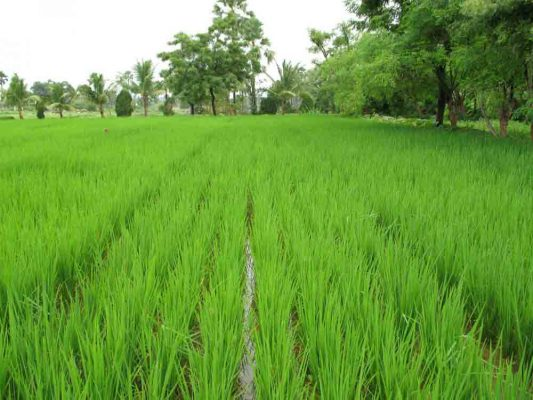
#> input picture paddy.jpg, 533 x 400 px
$ python radiometric.py
#> lines starting #> are read from the running program, lines starting #| are printed output that depends on the picture; after the words box and inside, x2 and y2 are one past the last pixel; in counts of white or black regions, pixels touching at a corner belong together
import cv2
import numpy as np

# Load the input image (grayscale)
input_image = cv2.imread('paddy.jpg', cv2.IMREAD_GRAYSCALE)
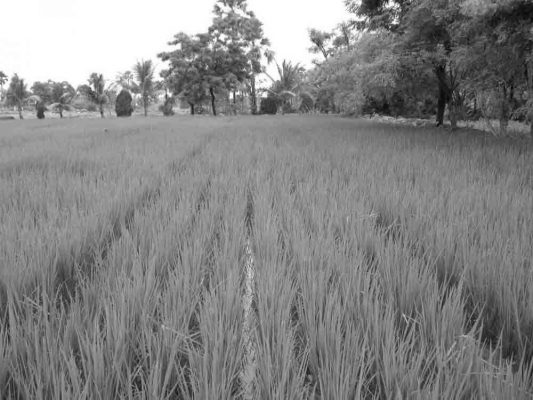
#> input_image: shape (400, 533); min 1, max 255, mean 132.9

# Define sensor-specific calibration parameters
dark_pixel_value = 1  # Replace with the dark pixel value from your calibration
bright_pixel_value = 200  # Replace with the bright pixel value from your calibration
calibration_factor = 1.0 / (bright_pixel_value - dark_pixel_value)  # Calculate the calibration factor

# Apply radiometric calibration
radiometrically_calibrated = (input_image - dark_pixel_value) * calibration_factor

# Clip the result to [0, 255] and convert to 8-bit
calibrated_image = np.clip(radiometrically_calibrated, 0, 255).astype(np.uint8)
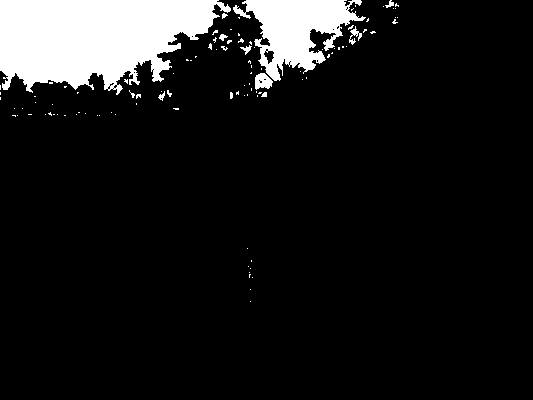
#> calibrated_image: shape (400, 533); values 0 (black) and 1 (white), 10% white; 105 white regions (95 under 20 px), largest, box (x1, y1, x2, y2) and area: (0, 0, 231, 95) 15170, (233, 0, 366, 81) 5294, (255, 73, 273, 90) 214

# Save the calibrated image
cv2.imwrite('radiometrically_calibrated_image.jpg', calibrated_image)

$ run again, with mild2.jpg copied over paddy.jpg
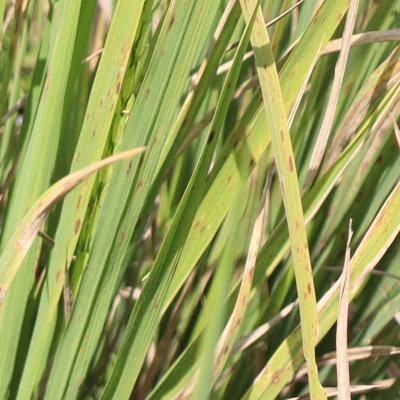
#> input picture mild2.jpg, 400 x 400 px
#> `input_image = cv2.imread('paddy.jpg', cv2.IMREAD_GRAYSCALE)`:
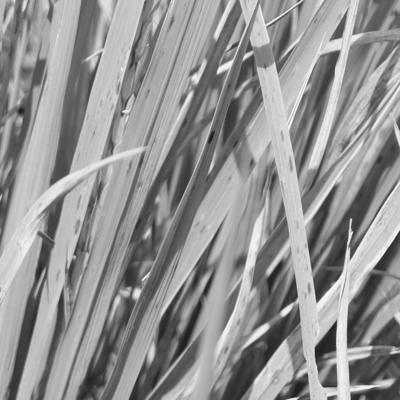
#> input_image: shape (400, 400); min 20, max 255, mean 146.5
#> `calibrated_image = np.clip(radiometrically_calibrated, 0, 255).astype(..`:
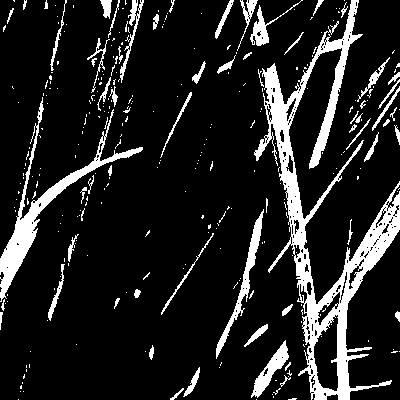
#> calibrated_image: shape (400, 400); values 0 (black) and 1 (white), 13.5% white; 308 white regions (245 under 20 px), largest, box (x1, y1, x2, y2) and area: (254, 0, 400, 400) 11150, (0, 97, 143, 302) 3067, (216, 209, 264, 359) 966

$ run again, with dead.jpeg copied over paddy.jpg
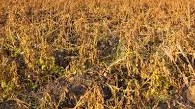
#> input picture dead.jpeg, 195 x 109 px
#> `input_image = cv2.imread('paddy.jpg', cv2.IMREAD_GRAYSCALE)`:
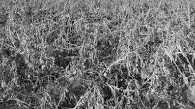
#> input_image: shape (109, 195); min 0, max 245, mean 113.4
#> `calibrated_image = np.clip(radiometrically_calibrated, 0, 255).astype(..`:
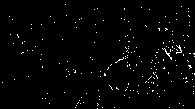
#> calibrated_image: shape (109, 195); values 0 (black) and 1 (white), 1.6% white in thin lines or dots
